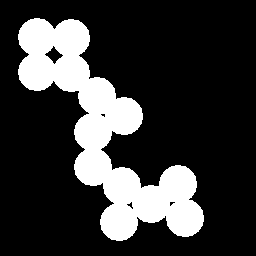
#> input picture code/circles.png, 256 x 256 px
$ jupyter execute morphology2.ipynb
#> lines starting #> are read from the running program, lines starting #| are printed output that depends on the picture; after the words box and inside, x2 and y2 are one past the last pixel; in counts of white or black regions, pixels touching at a corner belong together; long printed decimals are rounded
# <center> **Morfología Matemática II** </center>
## <font size=4> **Visión por Computadora 2025** </font> <font color=gray size=4> -- Alan Reyes-Figueroa </font>

[cell 1]
import numpy as np
import matplotlib.pyplot as plt
from matplotlib.patches import Rectangle

import skimage as ski
from skimage.filters import thresholding as th

from skimage import morphology as mo
from scipy import ndimage as ndi

[cell 2]
def cross(r=2):
    x = np.zeros((r,r)).astype(int)
    x[:,r//2] = 1
    x[r//2,:] = 1
    x = np.pad(x, [1,1])
    return x

# Thinning

[cell 3]
I = plt.imread('circles.png')
#> I is the input picture: shape (256, 256, 4) float32; mean R, G, B, A 0.216, 0.216, 0.216, 1

[cell 4]
I = ski.color.rgb2gray(I[:,:,:3])
#> I: shape (256, 256) float32; values 0 (black) and 1 (white), 21.6% white; 1 white region, box (x1, y1, x2, y2) and area: (18, 18, 204, 241) 14134
I.shape
#> Out = (256, 256)

[cell 5]
T = mo.thin(I)
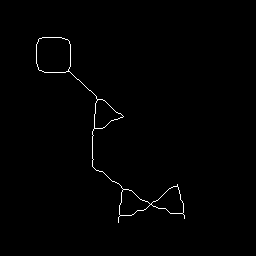
#> T: shape (256, 256) bool; 0.74% white in thin lines or dots, all inside (x1, y1, x2, y2) = (36, 37, 185, 223)

[cell 6]
plt.figure(figsize=(7,4))
plt.subplot(1,2,1)
plt.imshow(I, cmap='gray')
plt.subplot(1,2,2)
plt.imshow(T, cmap='gray')
plt.show()

# Connected Components (Algoritmo de Doble Pasada)

[cell 7]
I = plt.imread('octagons.png')
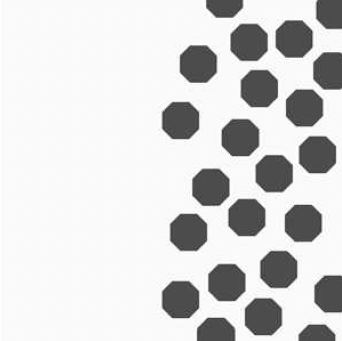
#> input picture code/octagons.png, 342 x 341 px
#> I is the input picture: shape (341, 342, 4) float32; mean R, G, B, A 0.837, 0.837, 0.837, 1
I.shape
#> Out = (341, 342, 4)

[cell 8]
plt.figure()
plt.imshow(I, cmap='gray')
plt.show()

[cell 9]
I = ski.color.rgb2gray(I[:,:,:3])
#> I: shape (341, 342) float32
I.shape
#> Out = (341, 342)

[cell 10]
print(I.min(), I.max())
#| 0.1605 1

[cell 11]
th = 180/255

[cell 12]
J = np.zeros(I.shape).astype(int)
J[I >= th] = 0
J[I < th] = 1

[cell 13]
O = mo.opening(J, mo.disk(5))

[cell 14]
plt.figure(figsize=(3,3))
plt.imshow(O, cmap='gray')
plt.show()

[cell 15]
C, M = mo.label(O, background=0, return_num=True, connectivity=2)

[cell 16]
print(C.shape)

[cell 17]
print(C.min(), C.max())

[cell 18]
C

[cell 19]
print(M)

[cell 20]
plt.figure(figsize=(7,4))
plt.subplot(1,2,1)
plt.imshow(J, cmap='gray')
plt.subplot(1,2,2)
plt.imshow(C, plt.cm.Spectral)
plt.show()

[cell 21]
C[40:60, 260:280]

# Hit or Miss

[cell 22]
I = plt.imread('text.png')
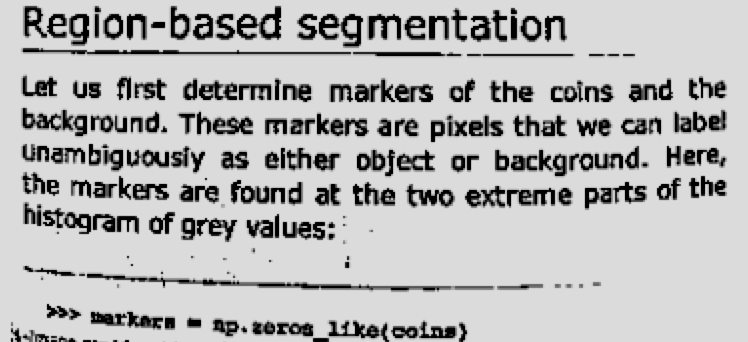
#> input picture code/text.png, 748 x 342 px
#> I is the input picture: shape (342, 748, 4) float32; mean R, G, B, A 0.722, 0.722, 0.722, 1
I.shape
#> Out = (342, 748, 4)

[cell 23]
I = ski.color.rgb2gray(I[:,:,:3])
#> I: shape (342, 748) float32
I.shape
#> Out = (342, 748)

[cell 24]
print(I.min(), I.max())
#| 0.0 0.8588

[cell 25]
I = 1. - I

[cell 26]
J = I.copy()

th = 180/255
J[I >= th] = 1
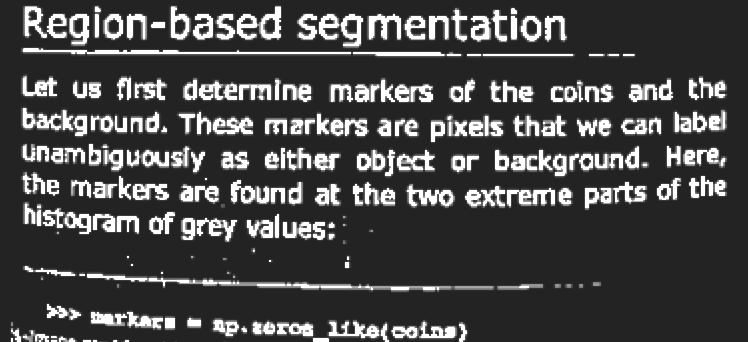
#> J: shape (342, 748) float32; min 0.141, max 1, mean 0.286
J[I < th] = 0
#> J: shape (342, 748) float32; values 0 (black) and 1 (white), 12.9% white; 278 white regions (42 under 20 px), largest, box (x1, y1, x2, y2) and area: (23, 48, 351, 54) 853, (407, 186, 453, 206) 402, (369, 14, 401, 39) 398
J = J.astype(np.uint8)

[cell 27]
se1 = J[78:96, 47:57]  # letra t
se1.shape
#> Out = (18, 10)

[cell 28]
plt.figure(figsize=(3,3))
plt.imshow(J, cmap='gray')
plt.show()

[cell 29]
plt.figure(figsize=(3,3))
plt.imshow(J[:100, :100], cmap='gray')
plt.show()

[cell 30]
plt.figure(figsize=(1,1))
plt.imshow(se1, cmap='gray')
plt.show()

[cell 31]
H = ndi.binary_hit_or_miss(J, se1).astype(np.uint8)
#> H: shape (342, 748); values 0 (black) and 1 (white), 0% white in thin lines or dots, all inside (x1, y1, x2, y2) = (52, 87, 53, 88)

[cell 32]
H.shape
#> Out = (342, 748)

[cell 33]
plt.figure(figsize=(3,3))
plt.imshow(H[:100, :100], cmap='gray')
plt.show()
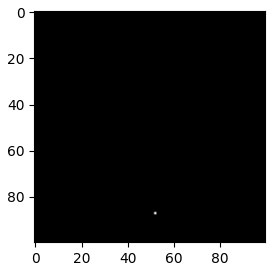
#> figure drawn by matplotlib, 1 panel

[cell 34]
H.max()
#> Out = 1

[cell 35]
pix = np.argwhere(H == 1).reshape(-1,2)
#> pix = [[87, 52]]
pix
#> Out = [[87, 52]]

[cell 36]
H2 = H.copy()
for [i,j] in pix:
    H2[i-9:i+9, j-5:j+5] = se1
#> this loop made 1 pass
#> H2: shape (342, 748); values 0 (black) and 1 (white), 0.04% white; 1 white region, box (x1, y1, x2, y2) and area: (47, 78, 57, 96) 92

[cell 37]
plt.figure(figsize=(3,3))
plt.imshow(H2[:100, :100], cmap='gray')
plt.show()

[cell 38]
H3 = (J + H2).astype(np.uint8)

[cell 39]
plt.figure(figsize=(3,3))
plt.imshow(H3[:100, :100], cmap='gray')
plt.show()

# Hit or Miss (Ejemplo 2)

[cell 40]
I = plt.imread('text2.png')
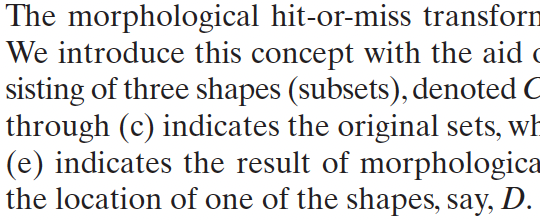
#> input picture code/text2.png, 540 x 220 px
#> I is the input picture: shape (220, 540, 4) float32; mean R, G, B, A 0.883, 0.882, 0.883, 1
I.shape

[cell 41]
I = ski.color.rgb2gray(I[:,:,:3])
#> I: shape (220, 540) float32
I.shape

[cell 42]
print(I.min(), I.max())
#| 0.1204 1

[cell 43]
I = 1. - I

[cell 44]
J = I.copy()

th = 180/255
J[I >= th] = 1
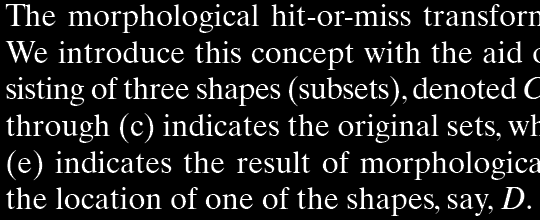
#> J: shape (220, 540) float32; min 5.96e-08, max 1, mean 0.133
J[I < th] = 0
#> J: shape (220, 540) float32; values 0 (black) and 1 (white), 9.7% white in thin lines or dots
J = J.astype(np.uint8)

[cell 45]
se1 = J[47:64, 67:82]  # letra n
se1.shape

[cell 46]
plt.figure(figsize=(6,6))
plt.imshow(J, cmap='gray')
plt.show()

[cell 47]
plt.figure(figsize=(1,1))
plt.imshow(se1, cmap='gray')
plt.show()

[cell 48]
H = ndi.binary_hit_or_miss(J, se1).astype(np.uint8)
#> H: shape (220, 540); values 0 (black) and 1 (white), 0% white in thin lines or dots, all inside (x1, y1, x2, y2) = (74, 55, 407, 202)

[cell 49]
H.shape

[cell 50]
plt.figure(figsize=(10,4))
plt.imshow(H, cmap='gray')
plt.show()

[cell 51]
pix = np.argwhere(H == 1).reshape(-1,2)
#> pix = [[55, 74], [128, 179], [128, 406], [201, 153]]
pix
#> Out = [[55, 74], [128, 179], [128, 406], [201, 153]]

[cell 52]
H2 = H.copy()
u, v = se1.shape
for [i,j] in pix:
    H2[i-u//2:i+u//2+1, j-v//2:j+v//2+1] = se1
#> this loop made 4 passes
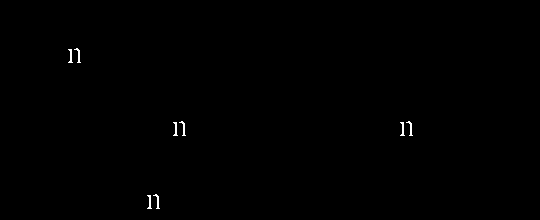
#> H2: shape (220, 540); values 0 (black) and 1 (white), 0.24% white in thin lines or dots, all inside (x1, y1, x2, y2) = (68, 48, 413, 209)

[cell 53]
plt.figure(figsize=(10,4))
plt.imshow(H2, cmap='gray')
plt.show()

[cell 54]
H3 = (J + H2).astype(np.uint8)
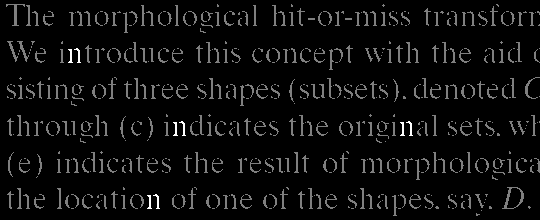
#> H3: shape (220, 540); min 0, max 2, mean 0.0989; drawn with min black and max white

[cell 55]
plt.figure(figsize=(10,4))
plt.imshow(H3, cmap='gray')
for (i,j) in pix:
    plt.gca().add_patch(Rectangle((j-v//2-2,i-u//2-2),v+2,u+2, linewidth=2, edgecolor='r', facecolor='none'))
plt.show()
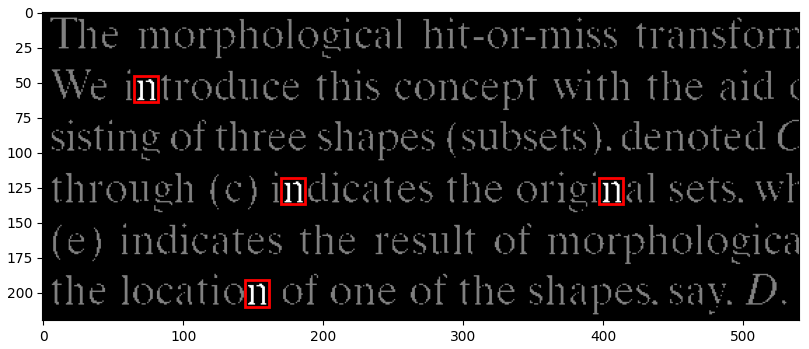
#> figure drawn by matplotlib, 1 panel
